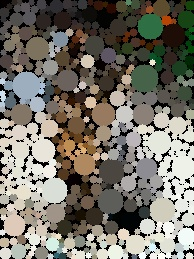
#> input picture Sample Images/kitten2v2.jpg, 194 x 259 px
$ python RCIPacking.py --image 'Sample Images/kitten2v2.jpg'
#> lines starting #> are read from the running program, lines starting #| are printed output that depends on the picture
import cv2
import numpy as np
import random
import time
import argparse

class CIRCLE :
    def __init__(self, point, radius, color) :
        self.point = point
        self.radius = radius
        self.color = color
        self.growing = True

    def grow(self) :
        if self.growing :
            self.radius += 2

    def touchEdge(self, img) :
        height, width = img.shape[:2]
        return ((self.point[0] + self.radius > width) or (self.point[0] - self.radius < 0) or (self.point[1] + self.radius > height) or (self.point[1] - self.radius < 0))

    def touchCIRCLE(self, arrCIRCLES) :
        overlapping = False

        for other in arrCIRCLES :
            if not (other.point[0] == self.point[0] and other.point[1] == self.point[1]) :
                dist = ((other.point[0]-self.point[0])**2 + (other.point[1]-self.point[1])**2)**0.5 - 1
                if (dist < (other.radius + self.radius)) :
                    overlapping = True

        return overlapping

def newCIRCLE(img, arrCIRCLES) :
    height, width = img.shape[:2]

    newRadius = 2
    newX = random.randint(newRadius, width-newRadius)
    newY = random.randint(newRadius, height-newRadius)
    newC = CIRCLE((newX, newY), newRadius, img[newY][newX])

    if newC.touchCIRCLE(arrCIRCLES) :
        return None
    else :
        return newC

def updateAll(canvas, arrCIRCLES, scl) :
    lengthArr = len(arrCIRCLES)

    for i in range(0, lengthArr) :
        if arrCIRCLES[i].growing and (arrCIRCLES[i].radius>=scl or arrCIRCLES[i].touchEdge(canvas) or arrCIRCLES[i].touchCIRCLE(arrCIRCLES)) :
           arrCIRCLES[i].growing = False

        cv2.circle(canvas, (int(arrCIRCLES[i].point[0]), int(arrCIRCLES[i].point[1])), arrCIRCLES[i].radius, (int(arrCIRCLES[i].color[0]), int(arrCIRCLES[i].color[1]), int(arrCIRCLES[i].color[2])), -1)
        arrCIRCLES[i].grow()


def main():
    ap = argparse.ArgumentParser()
    ap.add_argument("-p", "--image", type = str, help = "Path to the image file")
    ap.add_argument("-r", "--runtime", type = float, default = 5.0, help = "Program runtime in minutes")
    ap.add_argument("-s", "--maxsize", type = int, default = 999, help = "Maximum radius for each circles in pixel")
    ap.add_argument("-c", "--bgcolor", type = str, default = "0,0,0", help = "Background canvas color RGB comma seperated eg. 255,255,255")
    args = vars(ap.parse_args())

    arrCIRCLES = []

    if not args.get("image", False):
        print("[ERROR] : Image file not provided")
        quit()

    imgName = args["image"]
    runtime = args["runtime"]
    maxSize = args["maxsize"]
    runtime *= 60

    img = cv2.imread(imgName, cv2.IMREAD_COLOR)
#> img is the input picture: shape (259, 194, 3); mean B, G, R 105.1, 114.8, 118.3
    height, width = img.shape[:2]
#> height = 259; width = 194

    """
    if width > height :
        scl = width//30
    else :
        scl = height//30
    """

    print("[INFO] : Creating Canvas")
    colors = [int(i) for i in args["bgcolor"].split(",")]
    canvas = np.zeros((height, width, 3), np.uint8)      # Black Canvas
    canvas[:] = (colors[2], colors[1], colors[0])

    print("[INFO] : Starting")
    startTimer = time.process_time()

    while (time.process_time() - startTimer <= runtime) :
        for i in range(0, 5) :
            c = newCIRCLE(img, arrCIRCLES)
            if c != None :
                arrCIRCLES.append(c)
#> this loop made 5 passes
#> after the loop, arrCIRCLES = 5 items

        updateAll(canvas, arrCIRCLES, maxSize)
#> in updateAll, `lengthArr = len(arrCIRCLES)`: lengthArr = 5
#> after the loop in updateAll, `for i in range(0, lengthArr) :`:
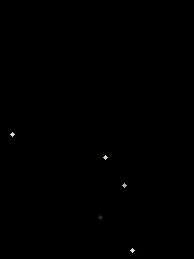
#> canvas: shape (259, 194, 3); mean of channels 0, 1, 2 0.2, 0.2, 0.2; drawn as B, G, R

        rez = cv2.resize(canvas, ((width*500) // height, 500), interpolation = cv2.INTER_AREA)
        cv2.imshow("Processing", rez)
        key = cv2.waitKey(1) & 0xFF
#> (key q is pressed here)

        if key == ord("q"):
            break

    saveImage = input("Save the Image? (Y/N): ")
#> the answer given: out.png
    if saveImage == "Y" or saveImage == "y":
        saveName = input("Name : ")
        cv2.imwrite(saveName, canvas)
main()
